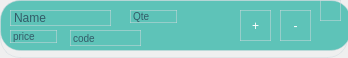
<?xml version="1.0" encoding="UTF-8"?>
<ui version="4.0">
 <class>Productform</class>
 <widget class="QWidget" name="Productform">
  <property name="geometry">
   <rect>
    <x>0</x>
    <y>0</y>
    <width>348</width>
    <height>58</height>
   </rect>
  </property>
  <property name="windowTitle">
   <string>Form</string>
  </property>
  <property name="styleSheet">
   <string notr="true">border-radius: 20px;
border: 1px solid rgba(207, 216, 220, 0.5);
</string>
  </property>
  <widget class="QLabel" name="product_id">
   <property name="geometry">
    <rect>
     <x>70</x>
     <y>30</y>
     <width>71</width>
     <height>16</height>
    </rect>
   </property>
   <property name="styleSheet">
    <string notr="true">width: 170px;
height: 20px;
color: #335b68;
font-family: &quot;SF UI Display&quot;;
font-size: 10px;
font-weight: 250;
line-height: 20px;</string>
   </property>
   <property name="text">
    <string>code</string>
   </property>
  </widget>
  <widget class="QPushButton" name="add">
   <property name="geometry">
    <rect>
     <x>240</x>
     <y>10</y>
     <width>31</width>
     <height>31</height>
    </rect>
   </property>
   <property name="styleSheet">
    <string notr="true">width: 36px;
height: 36px;
color: #ffffff;
border-image:url(:/img/blue.png);
</string>
   </property>
   <property name="text">
    <string>+</string>
   </property>
  </widget>
  <widget class="QLabel" name="product_name">
   <property name="geometry">
    <rect>
     <x>10</x>
     <y>10</y>
     <width>101</width>
     <height>16</height>
    </rect>
   </property>
   <property name="styleSheet">
    <string notr="true">width: 170px;
height: 20px;
color: #335b68;
font-family: &quot;SF UI Display&quot;;
font-size: 12px;
font-weight: 300;
line-height: 20px;</string>
   </property>
   <property name="text">
    <string>Name</string>
   </property>
  </widget>
  <widget class="QLabel" name="product_qte">
   <property name="geometry">
    <rect>
     <x>130</x>
     <y>10</y>
     <width>47</width>
     <height>13</height>
    </rect>
   </property>
   <property name="styleSheet">
    <string notr="true">width: 170px;
height: 20px;
color: #335b68;
font-family: &quot;SF UI Display&quot;;
font-size: 10px;
font-weight: 300;
line-height: 20px;</string>
   </property>
   <property name="text">
    <string>Qte</string>
   </property>
  </widget>
  <widget class="QPushButton" name="closeButton">
   <property name="geometry">
    <rect>
     <x>320</x>
     <y>0</y>
     <width>21</width>
     <height>21</height>
    </rect>
   </property>
   <property name="styleSheet">
    <string notr="true">width: 36px;
height: 36px;
color: #ffffff;
box-shadow: 0 2px 4px rgba(0, 0, 0, 0.5);
border-image:url(:/img/close_red.png);
font-color: #ffffff;</string>
   </property>
   <property name="text">
    <string/>
   </property>
  </widget>
  <widget class="QPushButton" name="remove">
   <property name="geometry">
    <rect>
     <x>280</x>
     <y>10</y>
     <width>31</width>
     <height>31</height>
    </rect>
   </property>
   <property name="styleSheet">
    <string notr="true">width: 36px;
height: 36px;
color: #ffffff;
box-shadow: 0 2px 4px rgba(0, 0, 0, 0.5);
border-image:url(:/img/red.png);
font-color: #ffffff;</string>
   </property>
   <property name="text">
    <string>-</string>
   </property>
  </widget>
  <widget class="QLabel" name="label">
   <property name="geometry">
    <rect>
     <x>0</x>
     <y>0</y>
     <width>351</width>
     <height>51</height>
    </rect>
   </property>
   <property name="styleSheet">
    <string notr="true">background-color:#5EC3B8;</string>
   </property>
   <property name="text">
    <string/>
   </property>
  </widget>
  <widget class="QLabel" name="product_price">
   <property name="geometry">
    <rect>
     <x>10</x>
     <y>30</y>
     <width>47</width>
     <height>13</height>
    </rect>
   </property>
   <property name="styleSheet">
    <string notr="true">width: 170px;
height: 20px;
color: #335b68;
font-family: &quot;SF UI Display&quot;;
font-size: 10px;
font-weight: 250;
line-height: 20px;</string>
   </property>
   <property name="text">
    <string>price</string>
   </property>
  </widget>
  <zorder>label</zorder>
  <zorder>product_id</zorder>
  <zorder>add</zorder>
  <zorder>product_name</zorder>
  <zorder>product_qte</zorder>
  <zorder>closeButton</zorder>
  <zorder>remove</zorder>
  <zorder>product_price</zorder>
 </widget>
 <resources/>
 <connections/>
</ui>
